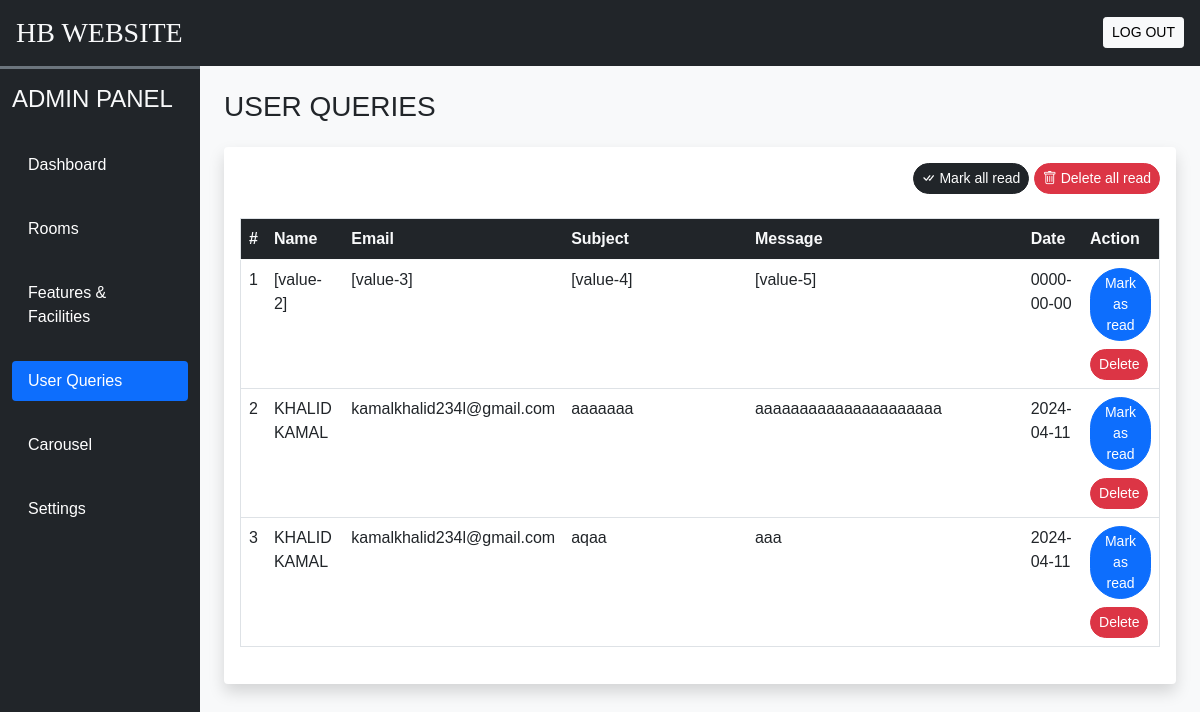
Page /admin/user_queries.php (signed in) on the committed database.
### tables this page shows
CREATE TABLE `user_queries` (
  `sr_no` int(11) NOT NULL,
  `name` varchar(50) NOT NULL,
  `email` varchar(150) NOT NULL,
  `subject` varchar(200) NOT NULL,
  `message` varchar(500) NOT NULL,
  `date` date NOT NULL DEFAULT current_timestamp(),
  `seen` tinyint(4) NOT NULL DEFAULT 0
);

### admin/user_queries.php (the view, shortened to what this page needs)
<!DOCTYPE html>
<html lang="en">
<head>
    <link rel="stylesheet" hrCarouselef="./css/common.css">
    <?php require ("inc/links.php"); ?>
</head>
<body class="bg-light">
    <?php require ("inc/header.php"); ?>
    <div class="container-fluid" id="main-content">
        <div class="row">
            <div class="col-lg-10 ms-auto p-4 overflow-hidden">
                <h3 class="mb-4">USER QUERIES</h3>
                <div class="card border-0 shadow mb-4">
                    <div class="card-body">
                        <div class="text-end mb-4">
                            <a href="?seen=all" class="btn btn-dark rounded-pill shadow-none btn-sm">
                                <i class="bi bi-check-all"></i> Mark all read
                            </a>
                            <a href="?dell=all" class="btn btn-danger rounded-pill shadow-none btn-sm">
                                <i class="bi bi-trash"></i> Delete all read
                            </a>
                        </div>
                        <div class="table-responsive-md" style="height:450px; overflow-y:scroll;">
                            <table class=" table table-hover border">
                                <thead class="sticky-top">
                                    <tr class="bg-dark text-light ">
                                        <th scope="col">#</th>
                                        <th scope="col">Name</th>
                                        <th scope="col">Email</th>
                                        <th scope="col" width="20%">Subject</th>
                                        <th scope="col" width="30%">Message</th>
                                        <th scope="col">Date</th>
                                        <th scope="col">Action</th>
                                    </tr>
                                </thead>
                                <tbody>
                                    <?php
                                    $q = "SELECT * FROM `user_queries` ORDER BY `sr_no` DESC";
                                    $data = mysqli_query($con, $q);
                                    $i = 1;
                                    while ($row = mysqli_fetch_assoc($data)) {
                                        $seen = '';
                                        if ($row['seen'] != 1) {
                                            $seen = "<a href='?seen=$row[sr_no]' class='btn btn-sm rounded-pill  btn-primary '>Mark as read</a><br>";
                                        }
                                        $seen .= "<a href='?dell=$row[sr_no]' class='btn btn-sm rounded-pill btn-danger mt-2 '>Delete</a>";
                                        echo <<<query
                                             <tr>
                                                 <td>$i</td>
                                                 <td>$row[name]</td>
                                                 <td>$row[email]</td>
                                                 <td>$row[subject]</td>
                                                 <td>$row[message]</td>
                                                 <td>$row[date]</td>
                                                 <td>$seen</td>
                                             </tr>
                                        query;
                                        $i++;
                                    }
                                    ?>
                                </tbody>
                            </table>
                        </div>
                    </div>
                </div>
            </div>
        </div>
    </div>
</body>
</html>

### admin/css/common.css (style rules this page uses)
:root { --teal: #2ec1ac; --teal_hover: #279e8c; }
* { font-family: 'Poppins', sans-serif; }

### rows in the picture
user_queries: name "[value-2]", email "[value-3]", subject "[value-4]", message "[value-5]", date "0000-00-00"
user_queries: name "KHALID KAMAL", email "kamalkhalid234l@gmail.com", subject "aaaaaaa", message "aaaaaaaaaaaaaaaaaaaaa", date "2024-04-11"
user_queries: name "KHALID KAMAL", email "kamalkhalid234l@gmail.com", subject "aqaa", message "aaa", date "2024-04-11"
